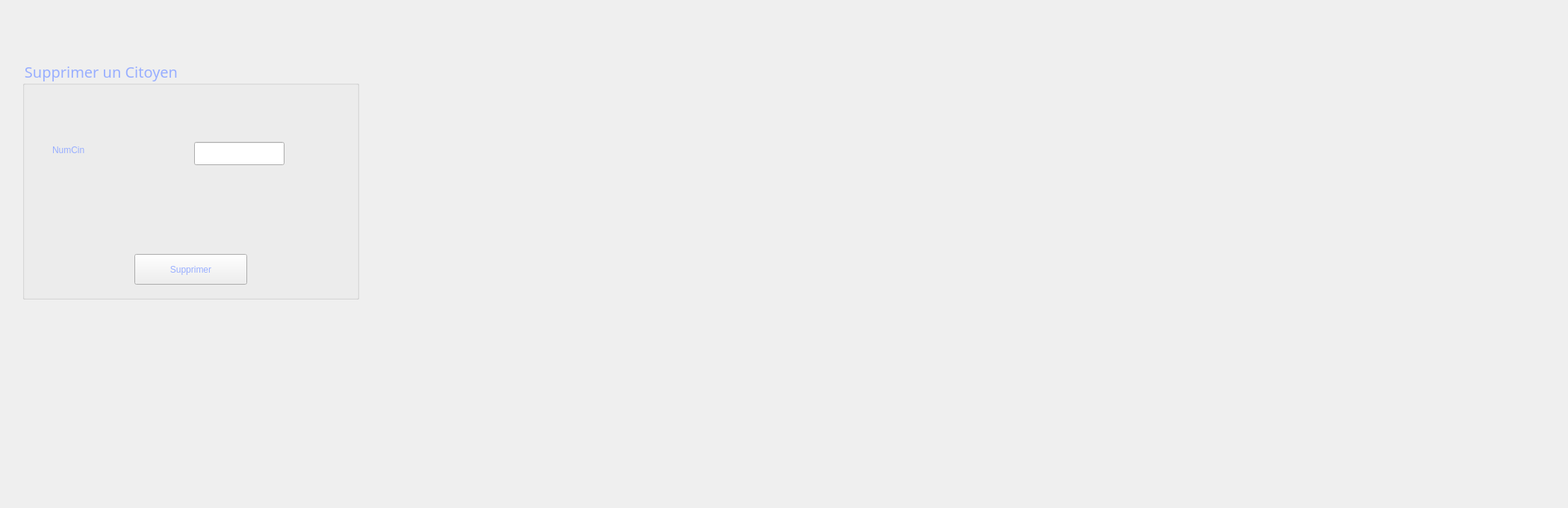
        <widget class="QWidget" name="supprimeremp">
         <attribute name="title">
          <string>Supprimer</string>
         </attribute>
         <widget class="QLabel" name="label_photo_10">
          <property name="geometry">
           <rect>
            <x>-290</x>
            <y>0</y>
            <width>2091</width>
            <height>671</height>
           </rect>
          </property>
          <property name="text">
           <string/>
          </property>
          <property name="pixmap">
           <pixmap>../../smartshop2A18-gestion-employ-scong-s/Donuts_550796_3840x2160.jpg</pixmap>
          </property>
         </widget>
         <widget class="QGroupBox" name="groupBox_3">
          <property name="geometry">
           <rect>
            <x>30</x>
            <y>80</y>
            <width>451</width>
            <height>321</height>
           </rect>
          </property>
          <property name="font">
           <font>
            <family>Rockwell</family>
            <pointsize>15</pointsize>
            <weight>50</weight>
            <italic>false</italic>
            <bold>false</bold>
           </font>
          </property>
          <property name="layoutDirection">
           <enum>Qt::LeftToRight</enum>
          </property>
          <property name="styleSheet">
           <string notr="true">color:rgb(152, 174, 255)</string>
          </property>
          <property name="title">
           <string>Supprimer un Citoyen</string>
          </property>
          <widget class="QLabel" name="label_29">
           <property name="geometry">
            <rect>
             <x>168</x>
             <y>318</y>
             <width>2101</width>
             <height>2211</height>
            </rect>
           </property>
           <property name="text">
            <string/>
           </property>
           <property name="pixmap">
            <pixmap>../../smartshop2A18-gestion-employ-scong-s/Documents/temp/macaron.jpg</pixmap>
           </property>
          </widget>
          <widget class="QLabel" name="label_24">
           <property name="geometry">
            <rect>
             <x>40</x>
             <y>100</y>
             <width>121</width>
             <height>41</height>
            </rect>
           </property>
           <property name="text">
            <string>NumCin</string>
           </property>
          </widget>
          <widget class="QLineEdit" name="lineEdit_3">
           <property name="geometry">
            <rect>
             <x>230</x>
             <y>110</y>
             <width>121</width>
             <height>31</height>
            </rect>
           </property>
           <property name="styleSheet">
            <string notr="true">color:rgb(103, 161, 255);
</string>
           </property>
          </widget>
          <widget class="QPushButton" name="supp">
           <property name="geometry">
            <rect>
             <x>150</x>
             <y>260</y>
             <width>151</width>
             <height>41</height>
            </rect>
           </property>
           <property name="text">
            <string>Supprimer</string>
           </property>
          </widget>
         </widget>
         <widget class="QLabel" name="label_41">
          <property name="geometry">
           <rect>
            <x>-5</x>
            <y>-10</y>
            <width>991</width>
            <height>521</height>
           </rect>
          </property>
          <property name="styleSheet">
           <string notr="true">background-image: url(:/5.jpg);</string>
          </property>
          <property name="text">
           <string/>
          </property>
         </widget>
         <zorder>label_41</zorder>
         <zorder>label_photo_10</zorder>
         <zorder>groupBox_3</zorder>
        </widget>
